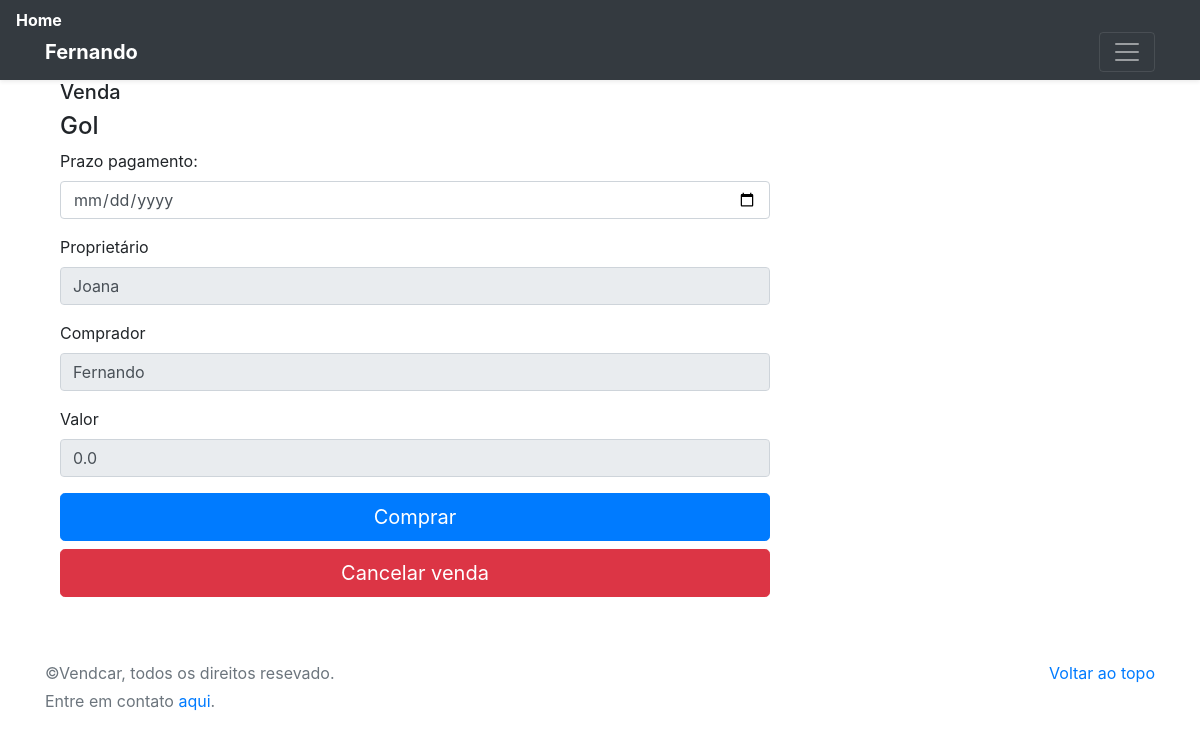
The app's page /venda/11 (signed in), older data.
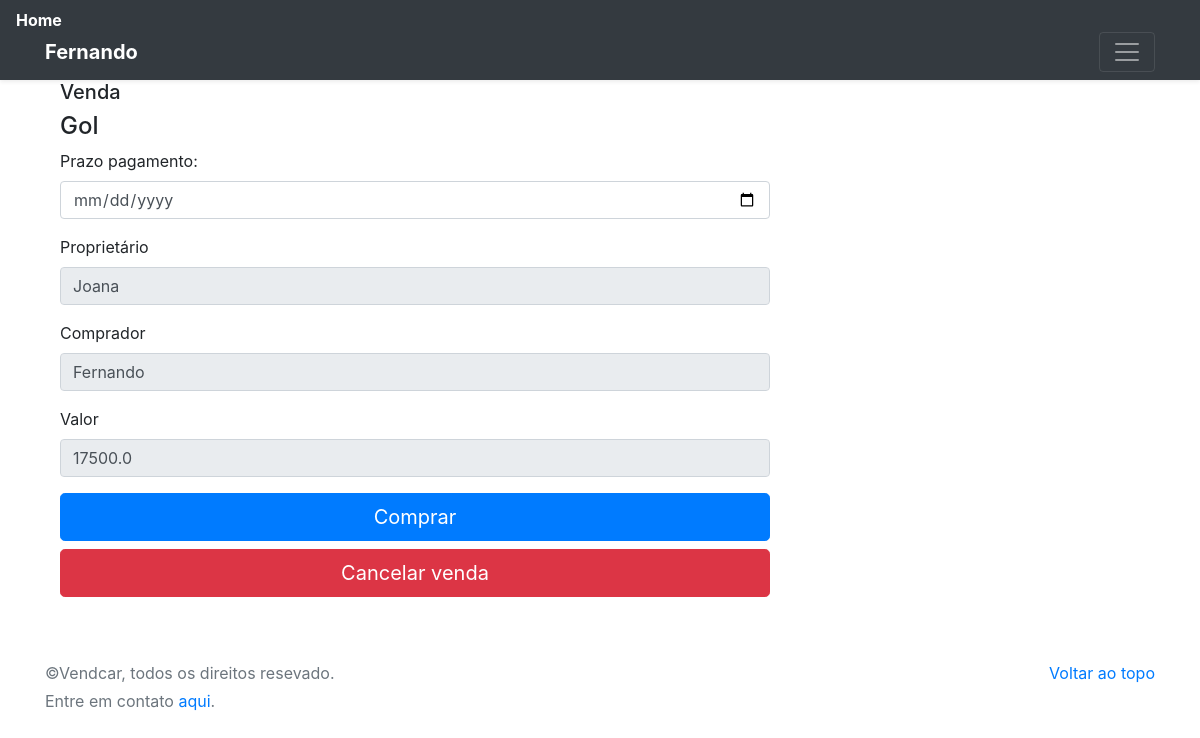
The same page, newer data.
### store/models.py (models this page shows, shortened)
class Carro(models.Model):
	marca = models.ForeignKey(Marca, on_delete = models.CASCADE, related_name='carros')
	user = models.ForeignKey(User, on_delete = models.CASCADE, related_name='meus_carros')
	modelo = models.CharField(max_length=100)
	ano_modelo = models.CharField(max_length=4)
	ano_fabricacao = models.CharField(max_length=4)
	numero_de_portas = models.IntegerField(default=2)
	descricao = models.TextField(null=True, blank=True)
	preco = models.FloatField(default=0)
	data_do_anuncio = models.DateTimeField(auto_now_add=True, null=True, blank=True)
	foto = models.ImageField(null=True, blank=True, upload_to = 'media/')
	acessorio = models.ManyToManyField(Acessorio,blank=True)

### store/views.py (the view)
# urls.py: path('venda/<int:carro_id>', views.venda, name='venda'),
@login_required(login_url='login')
def venda(request, carro_id):
	carro = Carro.objects.get(id=carro_id)
	if request.method == 'POST':
		venda = Venda(carro=carro, comprador=request.user,
			prazo_pagamento=request.POST['prazo_pagamento'])
		venda.save()
		return redirect('comprar', carro_id)
	else:
		form = VendaModelForm()
		return render(request,'store/venda.html',{'form':form, 'carro':carro})

### store/forms.py
class VendaModelForm(forms.ModelForm):
	class Meta:
		model = Venda
		fields = ['prazo_pagamento']
		widgets ={
			'prazo_pagamento':forms.DateInput(attrs={'class':'form-control', 'type':'date'})
		}
		error_messages = {
	        'prazo_pagamento':{
	        	'required':'Informe o prazo desejado!'
	        },
        }

### store/templates/store/venda.html (shortened to what this page needs)
{% extends "store/base.html" %}
{% block body %}
<div class="container">
<div class="row">
<div class="col-md-8">
<h5>Venda</h5>
	<h4>{{carro.modelo}}</h4>
	<form method="POST" accept-charset="utf-8">
		{{ form.as_p }}
		<p><label>Proprietário</label>
		<input type="text" name="proprietario" class="form-control" maxlength="100" value="{{carro.user.username}}" disabled></p>
		<p><label>Comprador</label>
		<input type="text" name="comprador" class="form-control" maxlength="100" value="{{user.username}}" disabled></p>
		<p><label>Valor</label>
		<input type="number" name="preco" class="form-control" maxlength="100" value="{{carro.preco}}" disabled></p>
		<button class="btn btn-lg btn-primary btn-block" type="submit"> Comprar</button>
		<a class="btn btn-lg btn-danger btn-block" href="{% url 'perfil' %}">Cancelar venda</a>
	</form>
</div>
</div>
</div>
{% endblock %}

Row changes from the older to the newer data that the page shows:
changed Carro "Gol": preco "0.0" → "17500.0"
